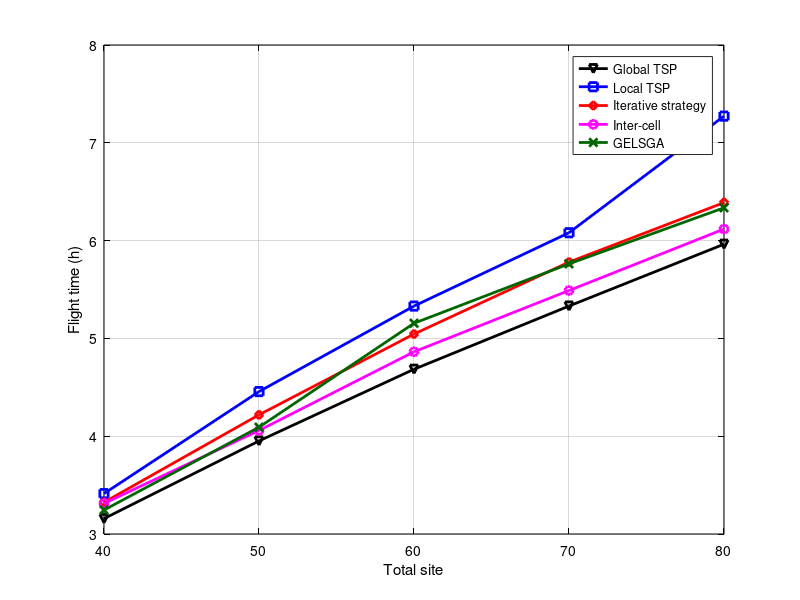

The MATLAB script that drew this image: (Note: this script raises an error after producing the figure.)
x = [40 50 60 70 80];
y1 = [3.15718	3.95155	4.68458	5.33076	5.96315]; % global tsp
y2 = [3.41307	4.45627	5.33061	6.08049	7.27282]; % local tsp
y3 = [3.32417	4.2186	5.04437	5.77989	6.38875]; % iterative
y4 = [3.3122	4.05851	4.86309	5.48958	6.11793]; % inter-cell
y5 = [3.24501	4.09195	5.15466	5.76234	6.33564];% GELSGA
close all;
figure1 = figure;
% Create axes
axes1 = axes('Parent',figure1);
plot(x,y1,'-kv', 'LineWidth',2);
hold on;
grid on;
plot(x,y2,'-bs', 'LineWidth',2);
plot(x,y3,'-rd', 'LineWidth',2);
plot(x,y4,'-mo', 'LineWidth',2);
plot(x,y5,'-x','Color',[0 0.4 0], 'LineWidth',2);
xlabel('Total site');
ylabel('Flight time (h)');
legend('Global TSP','Local TSP','Iterative strategy','Inter-cell','GELSGA');
set(axes1,'XColor',[0 0 0],'YColor',[0 0 0]);
xticks([40 50 60 70 80]);
xlim([40 80]);
ytickformat('%,4.4g');
xtickformat('%,4.4g');
hold off;